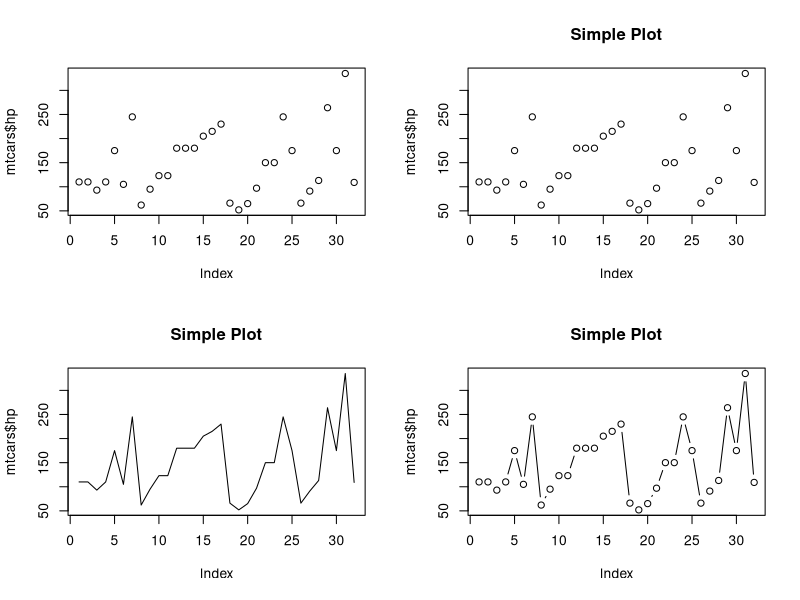
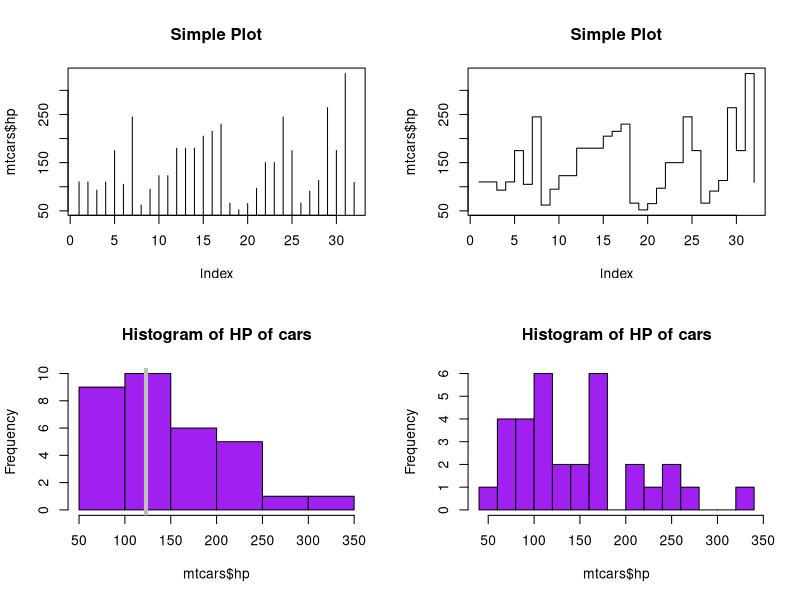
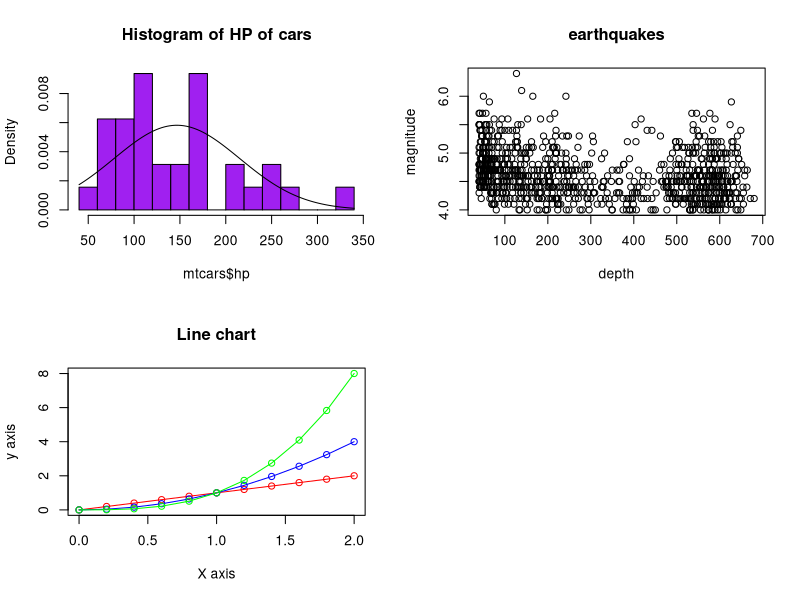

The R script that drew these images, in order:
mtcars
attach(mtcars)
View(mtcars)
par(mfrow=c(2,2))

#Ploting mtcars
plot(mtcars$hp)
plot(mtcars$hp, main = "Simple Plot")
plot(mtcars$hp, main = "Simple Plot", type = "l")
plot(mtcars$hp, main = "Simple Plot", type = "b")
plot(mtcars$hp, main = "Simple Plot", type = "h")
plot(mtcars$hp, main = "Simple Plot", type = "s")

#HISTOGRAM
hist(mtcars$hp,main = "Histogram of HP of cars", col="purple")
abline(v= median(mtcars$hp),col="grey",lwd = 4)
hist(mtcars$hp, main = "Histogram of HP of cars" , breaks = 12, col ="purple")
hist(mtcars$hp, main = "Histogram of HP of cars" , breaks = 12, probability =T,col ="purple")
curve(dnorm(x,mean(mtcars$hp),sd(mtcars$hp)),add = T)

#Line chart
quakes
attach(quakes)
View(quakes)
x = quakes$depth
y = quakes$mag
plot(x,y,pch = 1, lty = 1,xlab = "depth",ylab = "magnitude",main = "earthquakes")

#2nd try
x1 = seq(0,2, by = 0.2)
y1 = x1
y2 = y1^2
y3 = y1^3
plot(x1,y1,"o",xlab = "X axis",ylab = "y axis", main = "Line chart", col="red", ylim = range(0,max(y3)))
lines(x1,y2,"o", col="blue")
lines(x1,y3,"o", col="green")
